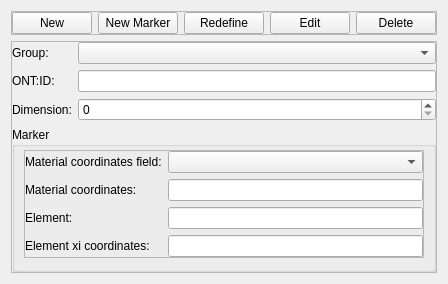
         <widget class="QWidget" name="annotation_tab">
          <attribute name="title">
           <string>Annotation</string>
          </attribute>
          <layout class="QVBoxLayout" name="verticalLayout_12">
           <item>
            <widget class="QFrame" name="annoptationModify_frame">
             <property name="frameShape">
              <enum>QFrame::StyledPanel</enum>
             </property>
             <property name="frameShadow">
              <enum>QFrame::Raised</enum>
             </property>
             <layout class="QHBoxLayout" name="horizontalLayout_11">
              <property name="leftMargin">
               <number>0</number>
              </property>
              <property name="topMargin">
               <number>0</number>
              </property>
              <property name="rightMargin">
               <number>0</number>
              </property>
              <property name="bottomMargin">
               <number>0</number>
              </property>
              <item>
               <widget class="QPushButton" name="annotationGroupNew_pushButton">
                <property name="text">
                 <string>New</string>
                </property>
               </widget>
              </item>
              <item>
               <widget class="QPushButton" name="annotationGroupNewMarker_pushButton">
                <property name="text">
                 <string>New Marker</string>
                </property>
               </widget>
              </item>
              <item>
               <widget class="QPushButton" name="annotationGroupRedefine_pushButton">
                <property name="text">
                 <string>Redefine</string>
                </property>
               </widget>
              </item>
              <item>
               <widget class="QPushButton" name="annotationGroupEdit_pushButton">
                <property name="text">
                 <string>Edit</string>
                </property>
               </widget>
              </item>
              <item>
               <widget class="QPushButton" name="annotationGroupDelete_pushButton">
                <property name="text">
                 <string>Delete</string>
                </property>
               </widget>
              </item>
             </layout>
            </widget>
           </item>
           <item>
            <widget class="QFrame" name="annotationGroup_frame">
             <property name="frameShape">
              <enum>QFrame::StyledPanel</enum>
             </property>
             <property name="frameShadow">
              <enum>QFrame::Raised</enum>
             </property>
             <layout class="QFormLayout" name="formLayout_2">
              <property name="leftMargin">
               <number>0</number>
              </property>
              <property name="topMargin">
               <number>0</number>
              </property>
              <property name="rightMargin">
               <number>0</number>
              </property>
              <property name="bottomMargin">
               <number>0</number>
              </property>
              <item row="1" column="0">
               <widget class="QLabel" name="annotationGroup_label">
                <property name="text">
                 <string>Group:</string>
                </property>
               </widget>
              </item>
              <item row="1" column="1">
               <widget class="QComboBox" name="annotationGroup_comboBox"/>
              </item>
              <item row="2" column="0">
               <widget class="QLabel" name="annotationGroupOntId_label">
                <property name="text">
                 <string>ONT:ID:</string>
                </property>
               </widget>
              </item>
              <item row="2" column="1">
               <widget class="QLineEdit" name="annotationGroupOntId_lineEdit"/>
              </item>
              <item row="3" column="0">
               <widget class="QLabel" name="annotationGroupDimension_label">
                <property name="text">
                 <string>Dimension:</string>
                </property>
               </widget>
              </item>
              <item row="3" column="1">
               <widget class="QSpinBox" name="annotationGroupDimension_spinBox">
                <property name="minimum">
                 <number>0</number>
                </property>
                <property name="maximum">
                 <number>3</number>
                </property>
                <property name="value">
                 <number>0</number>
                </property>
               </widget>
              </item>
              <item row="4" column="0" colspan="2">
               <widget class="QGroupBox" name="marker_groupBox">
                <property name="enabled">
                 <bool>true</bool>
                </property>
                <property name="title">
                 <string>Marker</string>
                </property>
                <layout class="QFormLayout" name="formLayout_5">
                 <property name="fieldGrowthPolicy">
                  <enum>QFormLayout::AllNonFixedFieldsGrow</enum>
                 </property>
                 <property name="horizontalSpacing">
                  <number>7</number>
                 </property>
                 <property name="verticalSpacing">
                  <number>7</number>
                 </property>
                 <property name="topMargin">
                  <number>3</number>
                 </property>
                 <property name="bottomMargin">
                  <number>11</number>
                 </property>
                 <item row="0" column="0" colspan="2">
                  <widget class="QFrame" name="marker_frame">
                   <property name="frameShape">
                    <enum>QFrame::StyledPanel</enum>
                   </property>
                   <property name="frameShadow">
                    <enum>QFrame::Raised</enum>
                   </property>
                   <layout class="QFormLayout" name="formLayout_4">
                    <property name="leftMargin">
                     <number>0</number>
                    </property>
                    <property name="topMargin">
                     <number>0</number>
                    </property>
                    <property name="rightMargin">
                     <number>0</number>
                    </property>
                    <property name="bottomMargin">
                     <number>0</number>
                    </property>
                    <item row="3" column="0">
                     <widget class="QLabel" name="markerMaterialCoordinates_label">
                      <property name="text">
                       <string>Material coordinates:</string>
                      </property>
                     </widget>
                    </item>
                    <item row="3" column="1">
                     <widget class="QLineEdit" name="markerMaterialCoordinates_lineEdit"/>
                    </item>
                    <item row="4" column="0">
                     <widget class="QLabel" name="markerElement_label">
                      <property name="text">
                       <string>Element:</string>
                      </property>
                     </widget>
                    </item>
                    <item row="4" column="1">
                     <widget class="QLineEdit" name="markerElement_lineEdit"/>
                    </item>
                    <item row="5" column="0">
                     <widget class="QLabel" name="markerXiCoordinates_label">
                      <property name="text">
                       <string>Element xi coordinates:</string>
                      </property>
                     </widget>
                    </item>
                    <item row="5" column="1">
                     <widget class="QLineEdit" name="markerXiCoordinates_lineEdit"/>
                    </item>
                    <item row="2" column="0">
                     <widget class="QLabel" name="markerMaterialCoordinatesField_label">
                      <property name="text">
                       <string>Material coordinates field:</string>
                      </property>
                     </widget>
                    </item>
                    <item row="2" column="1">
                     <widget class="FieldChooserWidget" name="markerMaterialCoordinatesField_fieldChooser"/>
                    </item>
                   </layout>
                  </widget>
                 </item>
                </layout>
               </widget>
              </item>
             </layout>
            </widget>
           </item>
          </layout>
         </widget>
